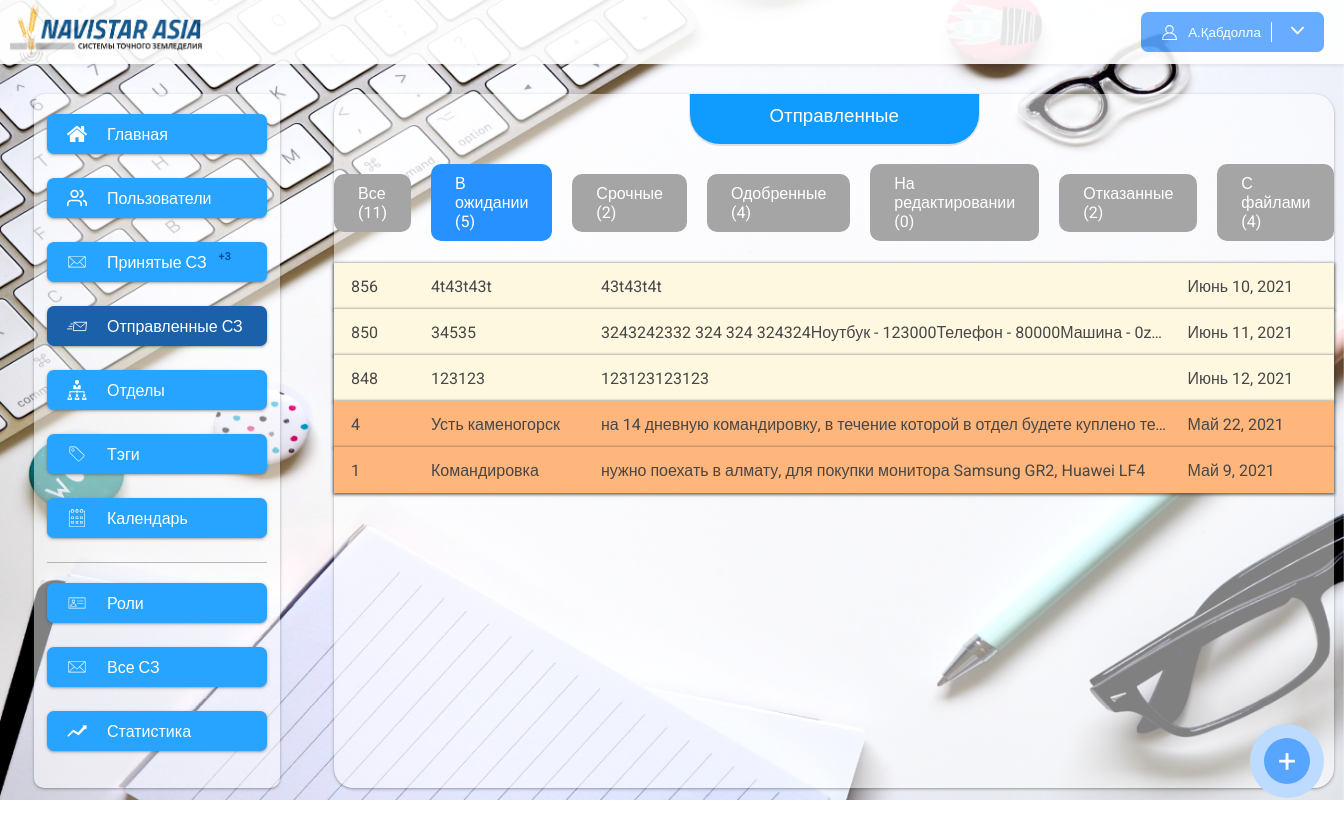
Page /notes?status=wait (signed in) on the earlier database version.
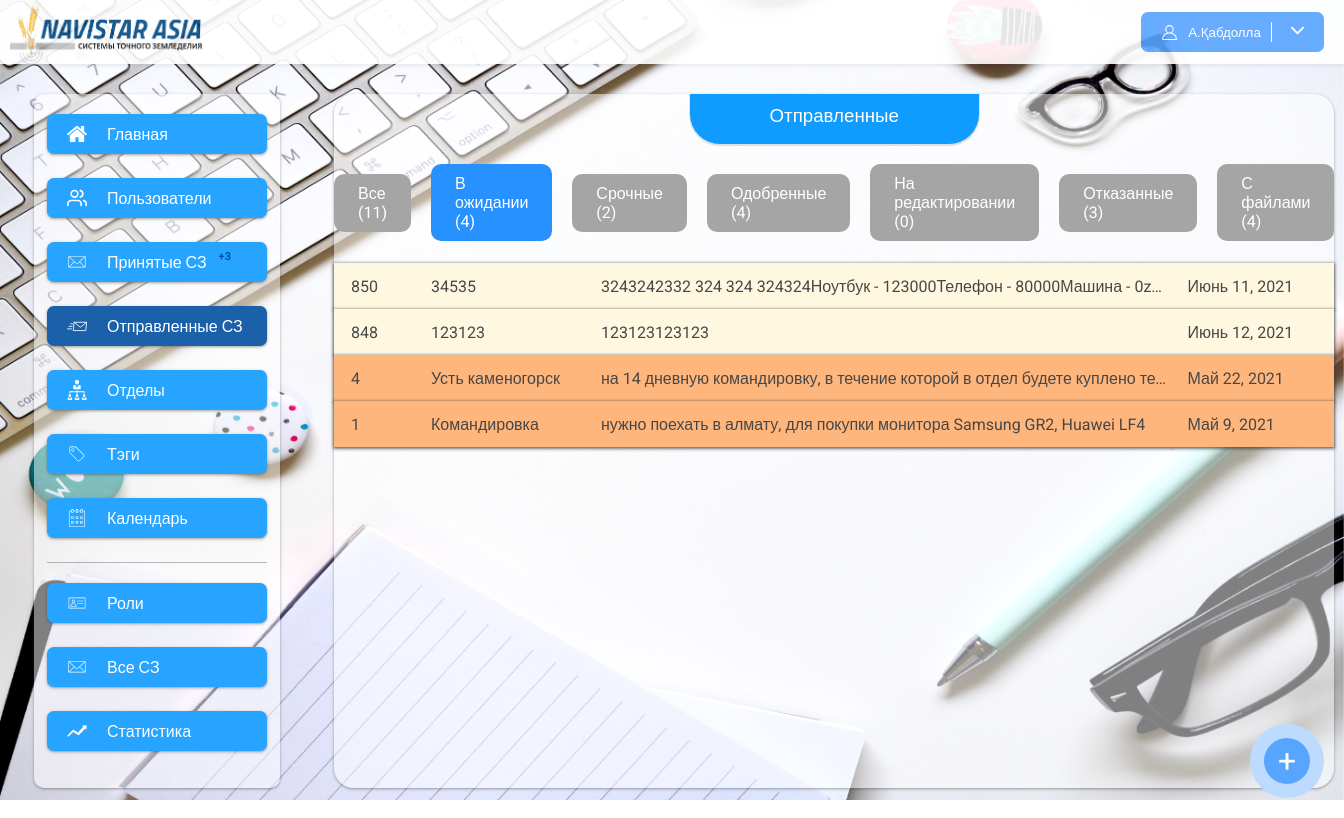
Same page on the later database version.
### app/models.py (models this page shows, shortened)
class ServiceNote(models.Model):
    user = models.ForeignKey(User, null=True, blank=True, on_delete=models.CASCADE, related_name="notes")
    number = models.IntegerField(null=True, blank=True)
    title = models.CharField(max_length=120)
    text = models.TextField()
    summa = models.CharField(max_length=200, null=True, blank=True)
    fast = models.BooleanField(default=False)
    date_create = models.DateTimeField(auto_now_add=True)
    date_update = models.DateTimeField(auto_now=True)
    date = models.DateField(null=True, blank=True)
    tags = models.ManyToManyField(Tags, null=True, blank=True, related_name="notes")
    user_index = models.IntegerField(default=1, null=True, blank=True)
    status = models.CharField(max_length=200, choices=statuses, null=True, blank=True)
    def get_absolute_url(self):
        return reverse("note_detail", args=[str(self.pk)])
    class Meta:
        verbose_name = "Служебная записка"
        verbose_name_plural = "Служебные записки"

### app/views.py (the view)
# urls.py: path("notes", notes_list, name="notes_list"),
@login_required()
def notes_list(request):
    last = ServiceNote.objects.last()
    tags = Tags.objects.all()
    notes = ServiceNote.objects.filter(user=request.user).order_by('-pk')
    count_all = notes.count()
    count_wait = notes.filter(status=None).count()
    count_fast = notes.filter(status=None).filter(fast=True).count()
    count_success = notes.filter(status=success).count()
    count_edit = notes.filter(status=edit).count()
    count_error = notes.filter(status=error).count()
    count_files = notes.filter(~Q(files = None)).count()
    if request.GET:
        q = request.GET.get("status")
        if q == "wait":
            notes = notes.filter(status=None)
        elif q == "fast":
            notes = notes.filter(status=None).filter(fast=True)
        elif q == "success":
            notes = notes.filter(status=success)
        elif q == "edit":
            notes = notes.filter(status=edit)
        elif q == "error":
            notes = notes.filter(status=error)
        elif q == "files":
            notes = notes.filter(~Q(files=None))
    users = User.objects.all()
    if last:
        number = last.number + 1 if last.number else 1
    else:
        number = 1
    return render(request, 'notes.html', {"users": users, "notes": notes, "tags": tags, "number": number,
                                          "count_all": count_all,
                                          "count_wait": count_wait,
                                          "count_fast": count_fast,
                                          "count_success": count_success,
                                          "count_edit": count_edit,
                                          "count_error": count_error,
                                          "count_files": count_files,
                                          })

### app/context_processors.py (called while the page is built)
def unReadNotes(request):
    if request.user.is_anonymous:
        return {}
    user = request.user
    unReadCount = NoteUsers.objects.filter(user=user).filter(note__user_index__gte=F('index')).order_by('-pk').filter(is_read=False).count()
    return {
        "unReadCount": unReadCount
    }

### app/templatetags/app_tags.py (called while the page is built)
@register.filter(name="htmlToText")
def htmlToText(data):
    if data.startswith("<"):
        text = BS(data)
        return text.get_text()
    else:
        return data

### app/templates/notes.html (shortened to what this page needs)
{% extends 'base.html' %}
{% load static %}
{% load app_tags %}
{% block content %}
<div class="content" style="padding-left: 0px; padding-right: 0px">
    <h3 class="content_title">
        Отправленные
    </h3>
    <div class="note_statuses">
            <a href="{% url 'notes_list' %}" class="note_status {% if request.get_full_path == '/notes' %}note_status_active{% endif %}">Все ({{ count_all }})</a>
            <a href="?status=wait" class="note_status {% if request.get_full_path == '/notes?status=wait' %}note_status_active{% endif %}">В ожидании ({{ count_wait }})</a>
            <a href="?status=fast" class="note_status  {% if request.get_full_path == '/notes?status=fast' %}note_status_active{% endif %}">Срочные ({{ count_fast }})</a>
            <a href="?status=success" class="note_status  {% if request.get_full_path == '/notes?status=success' %}note_status_active{% endif %}">Одобренные ({{ count_success }})</a>
            <a href="?status=edit" class="note_status  {% if request.get_full_path == '/notes?status=edit' %}note_status_active{% endif %}">На редактировании ({{ count_edit }})</a>
            <a href="?status=error" class="note_status  {% if request.get_full_path == '/notes?status=error' %}note_status_active{% endif %}">Отказанные ({{ count_error }})</a>
            <a href="?status=files" class="note_status  {% if request.get_full_path == '/notes?status=files' %}note_status_active{% endif %}">С файлами ({{ count_files }})</a>
    </div>
    <div class="flex_notes">
        {% for note in notes %}
        <a href="{{ note.get_absolute_url }}" class="flex_note {% if note.fast %}fast_note{% endif %}">
            <div class="note_number">{{ note.number }}</div>
            <div class="note_title">{{ note.title }}</div>
            <div class="note_text">{{ note.text|htmlToText }}</div>
            <div class="note_date">{{ note.date }}</div>
        </a>
        {% empty %}
        <h4 class="not_found">Вы не создавали служебных записок</h4>
        {% endfor %}
    </div>
</div>
<a id="btn_modal_window">
    <div class="circle_add">
        +
    </div>
</a>
{% endblock %}

Differences in the rows shown:
no longer on this page (row edited): ServiceNote: number "856", title "4t43t43t", text|htmlToText "43t43t4t", date "Июнь 10, 2021"
Other differences:
{{ count_wait }}: "5" → "4"
{{ count_error }}: "2" → "3"
